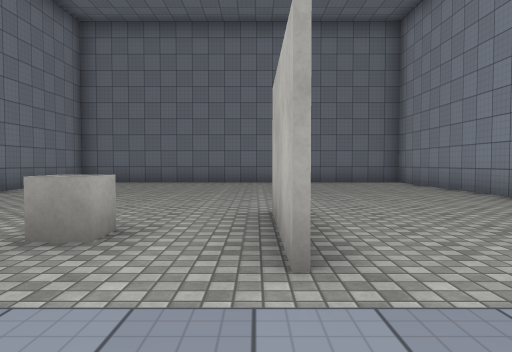
[1] (above)

16 first-person views from a walk through a scene from a Unity 3-D project. The camera is 1.2 m above the floor, tilts 2° down and sees 70° across. The floor is counted in squares, 2 m on a side. Each view is taken from the middle of a square. On the plan, view 1 faces up. The plan holds only what a view shows up to about 10 squares ahead; the rest is blank. The player is left out. Surface patterns are stand-ins for the level's own textures.

[2]
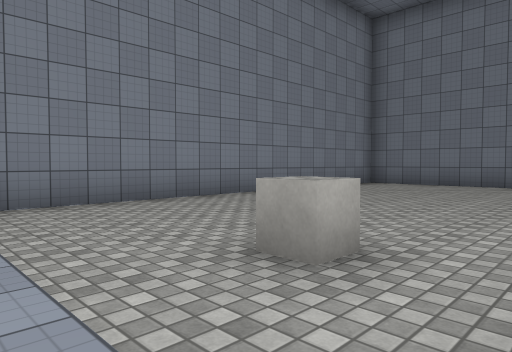

[3]
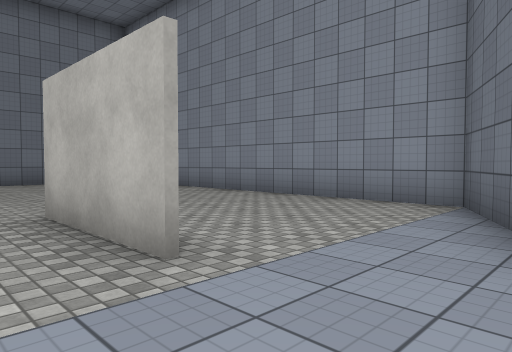

[4]
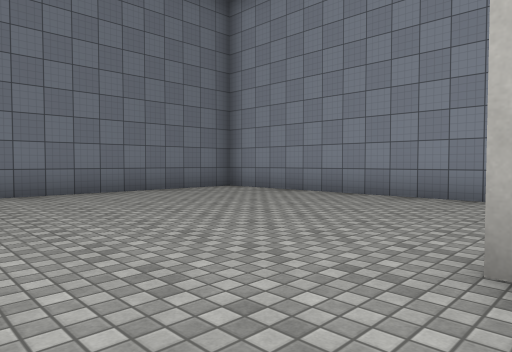

[5]
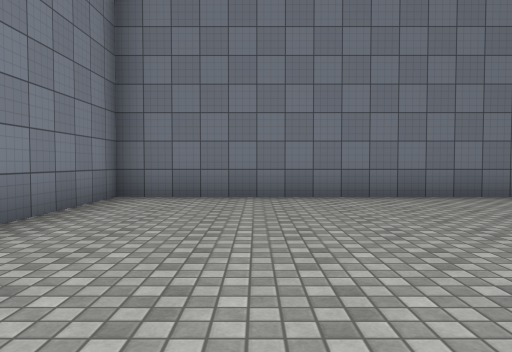

[6]
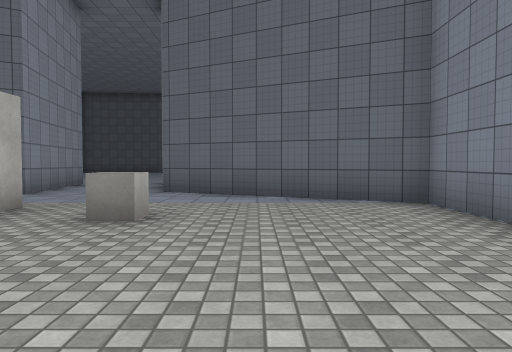

[7]
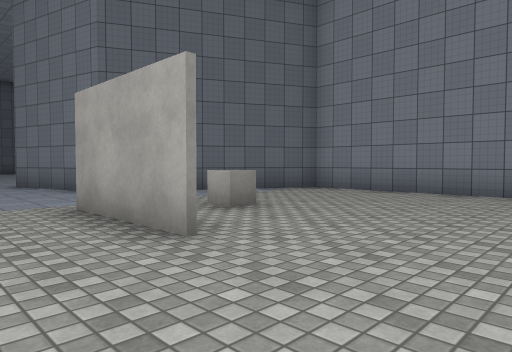

[8]
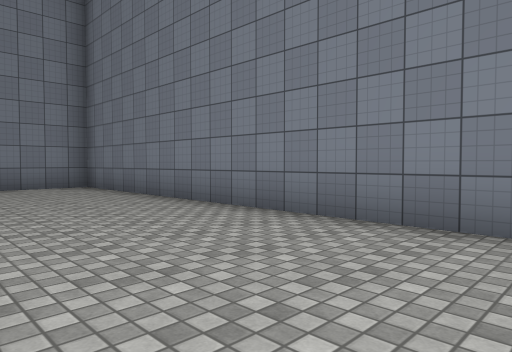

[9]
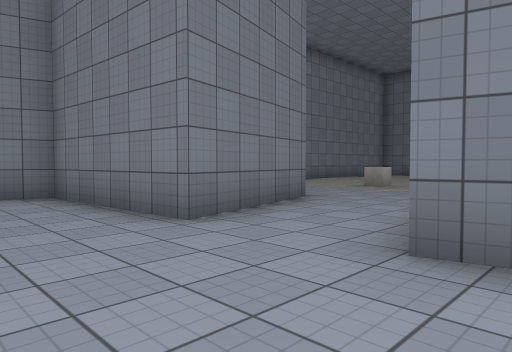

[10]
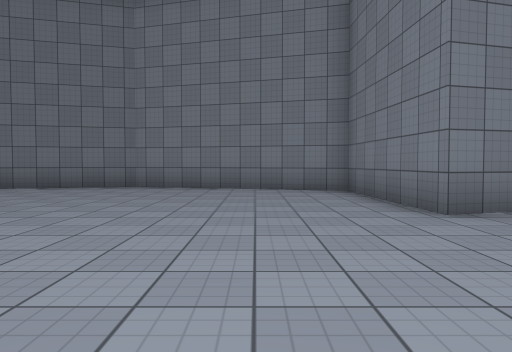

[11]
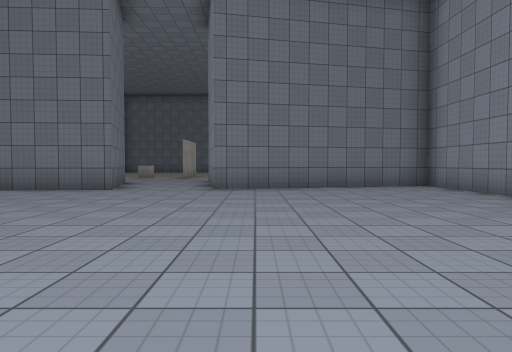

[12]
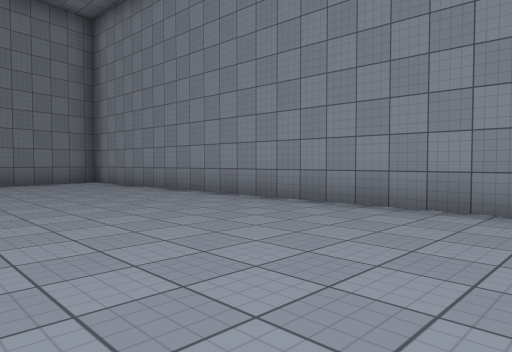

[13]
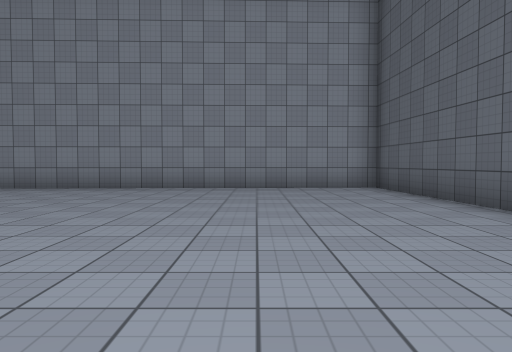

[14]
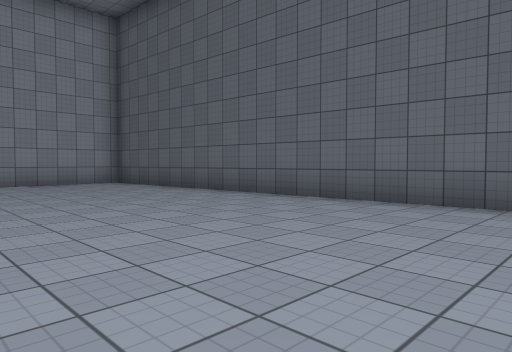

[15]
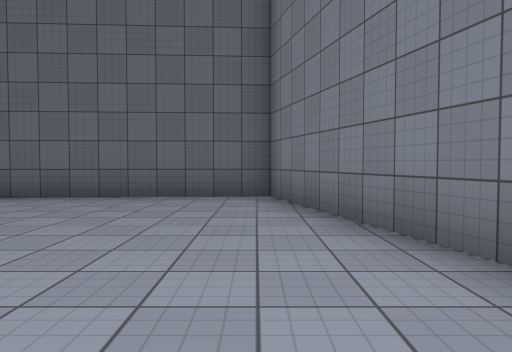

[16]
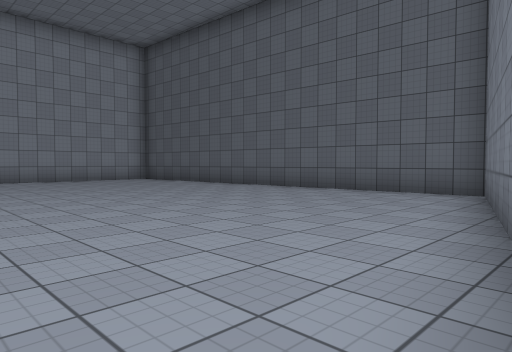

### Floor plan
Ten units are one square. View 1 is at (0, 0); x grows to the right and y downward. Boxes are objects, and circles mark ways between rooms. Rooms are numbered by the first view taken in them; rooms with no view inside come last. Other rooms are left out.
<svg viewBox="-61 -120 146 291">
<path fill="none" stroke="#000" d="M3 -46 3 -20M2 -19 2 -45M20 34 14 0 45 -15 45 -115 -55 -115 -56 -16 -11 7 -2 38M-2 38 -39 40 -53 91 -33 166 80 160 75 24 19 37"/>
<rect x="-15" y="-35" width="10" height="10" fill="#bbb"><title>cube</title></rect>
<circle cx="5" cy="40" r="3" fill="#2a7"/>
<text x="0" y="-60">1</text>
<text x="20" y="100">2</text>
</svg>
Room 1 opens to room 2.

Where each view was taken, in squares from view 1:
view 1: 0 up, 0 right, facing up
view 2: 1 up, 0 right, facing up-left
view 3: 0 up, 1 left, facing up-right
view 4: 4 up, 2 left, facing up-right
view 5: 5 up, 3 left, facing up
view 6: 7 up, 3 left, facing down
view 7: 7 up, 2 right, facing down-left
view 8: 8 up, 4 right, facing up-left
view 9: 6 down, 3 right, facing up-left
view 10: 6 down, 4 right, facing left
view 11: 12 down, 3 right, facing up
view 12: 14 down, 3 right, facing up-right
view 13: 13 down, 1 left, facing right
view 14: 11 down, 3 left, facing down-right
view 15: 10 down, 3 left, facing down
view 16: 9 down, 5 left, facing down-right
